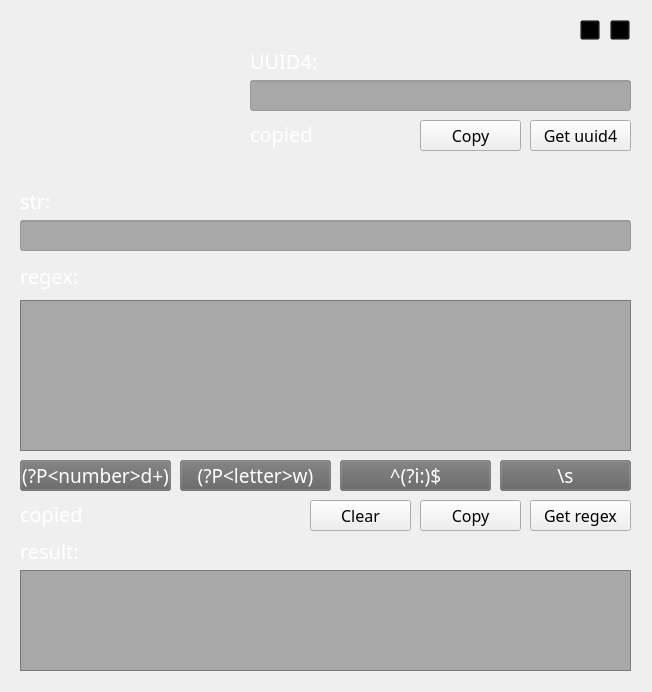
<?xml version="1.0" encoding="UTF-8"?>
<ui version="4.0">
 <class>MainWindow</class>
 <widget class="QMainWindow" name="MainWindow">
  <property name="geometry">
   <rect>
    <x>0</x>
    <y>0</y>
    <width>652</width>
    <height>692</height>
   </rect>
  </property>
  <property name="minimumSize">
   <size>
    <width>652</width>
    <height>639</height>
   </size>
  </property>
  <property name="maximumSize">
   <size>
    <width>652</width>
    <height>692</height>
   </size>
  </property>
  <property name="windowTitle">
   <string>MainWindow</string>
  </property>
  <widget class="QWidget" name="centralwidget">
   <widget class="QLabel" name="background">
    <property name="geometry">
     <rect>
      <x>-10</x>
      <y>0</y>
      <width>721</width>
      <height>711</height>
     </rect>
    </property>
    <property name="text">
     <string/>
    </property>
    <property name="pixmap">
     <pixmap resource="../images/images.qrc">:/images/regx_back.jpg</pixmap>
    </property>
    <property name="scaledContents">
     <bool>true</bool>
    </property>
   </widget>
   <widget class="QLabel" name="logo">
    <property name="geometry">
     <rect>
      <x>20</x>
      <y>20</y>
      <width>211</width>
      <height>161</height>
     </rect>
    </property>
    <property name="text">
     <string/>
    </property>
    <property name="pixmap">
     <pixmap resource="../images/images.qrc">:/images/logo.png</pixmap>
    </property>
    <property name="scaledContents">
     <bool>true</bool>
    </property>
   </widget>
   <widget class="QLineEdit" name="line_uuid">
    <property name="geometry">
     <rect>
      <x>250</x>
      <y>80</y>
      <width>381</width>
      <height>31</height>
     </rect>
    </property>
    <property name="font">
     <font>
      <family>Panton Light</family>
      <pointsize>13</pointsize>
      <weight>50</weight>
      <italic>false</italic>
      <bold>false</bold>
     </font>
    </property>
    <property name="layoutDirection">
     <enum>Qt::LeftToRight</enum>
    </property>
    <property name="styleSheet">
     <string notr="true">color:white;
font: 13pt &quot;Panton Light&quot;;
background:rgba(99,99,99,129);
border:.1px solid white;
text-align:center</string>
    </property>
    <property name="text">
     <string/>
    </property>
    <property name="alignment">
     <set>Qt::AlignCenter</set>
    </property>
   </widget>
   <widget class="QPushButton" name="get_uuid">
    <property name="geometry">
     <rect>
      <x>530</x>
      <y>120</y>
      <width>101</width>
      <height>31</height>
     </rect>
    </property>
    <property name="font">
     <font>
      <family>Panton Light</family>
      <pointsize>12</pointsize>
     </font>
    </property>
    <property name="styleSheet">
     <string notr="true"/>
    </property>
    <property name="text">
     <string>Get uuid4</string>
    </property>
   </widget>
   <widget class="QLabel" name="uuid_label">
    <property name="geometry">
     <rect>
      <x>250</x>
      <y>50</y>
      <width>121</width>
      <height>21</height>
     </rect>
    </property>
    <property name="font">
     <font>
      <family>Panton Light</family>
      <pointsize>15</pointsize>
     </font>
    </property>
    <property name="styleSheet">
     <string notr="true">color: white</string>
    </property>
    <property name="text">
     <string>UUID4:</string>
    </property>
   </widget>
   <widget class="QLineEdit" name="line_str">
    <property name="geometry">
     <rect>
      <x>20</x>
      <y>220</y>
      <width>611</width>
      <height>31</height>
     </rect>
    </property>
    <property name="styleSheet">
     <string notr="true">color:white;
font: 14pt &quot;Panton Light&quot;;
background:rgba(99,99,99,129);
border:.1px solid white;</string>
    </property>
    <property name="text">
     <string/>
    </property>
   </widget>
   <widget class="QLabel" name="str_label">
    <property name="geometry">
     <rect>
      <x>20</x>
      <y>190</y>
      <width>31</width>
      <height>21</height>
     </rect>
    </property>
    <property name="minimumSize">
     <size>
      <width>0</width>
      <height>0</height>
     </size>
    </property>
    <property name="font">
     <font>
      <family>Panton Light</family>
      <pointsize>15</pointsize>
     </font>
    </property>
    <property name="styleSheet">
     <string notr="true">color: white</string>
    </property>
    <property name="text">
     <string>str:</string>
    </property>
   </widget>
   <widget class="QTextEdit" name="line_regex">
    <property name="geometry">
     <rect>
      <x>20</x>
      <y>300</y>
      <width>611</width>
      <height>151</height>
     </rect>
    </property>
    <property name="styleSheet">
     <string notr="true">color:white;
font: 14pt &quot;Panton Light&quot;;
background:rgba(99,99,99,129);
border:.1px solid white;</string>
    </property>
    <property name="html">
     <string>&lt;!DOCTYPE HTML PUBLIC &quot;-//W3C//DTD HTML 4.0//EN&quot; &quot;http://www.w3.org/TR/REC-html40/strict.dtd&quot;&gt;
&lt;html&gt;&lt;head&gt;&lt;meta name=&quot;qrichtext&quot; content=&quot;1&quot; /&gt;&lt;style type=&quot;text/css&quot;&gt;
p, li { white-space: pre-wrap; }
&lt;/style&gt;&lt;/head&gt;&lt;body style=&quot; font-family:'Panton Light'; font-size:14pt; font-weight:400; font-style:normal;&quot;&gt;
&lt;p style=&quot;-qt-paragraph-type:empty; margin-top:0px; margin-bottom:0px; margin-left:0px; margin-right:0px; -qt-block-indent:0; text-indent:0px;&quot;&gt;&lt;br /&gt;&lt;/p&gt;&lt;/body&gt;&lt;/html&gt;</string>
    </property>
   </widget>
   <widget class="QLabel" name="regex_label">
    <property name="geometry">
     <rect>
      <x>20</x>
      <y>260</y>
      <width>61</width>
      <height>31</height>
     </rect>
    </property>
    <property name="minimumSize">
     <size>
      <width>0</width>
      <height>0</height>
     </size>
    </property>
    <property name="font">
     <font>
      <family>Panton Light</family>
      <pointsize>15</pointsize>
     </font>
    </property>
    <property name="styleSheet">
     <string notr="true">color: white</string>
    </property>
    <property name="text">
     <string>regex:</string>
    </property>
   </widget>
   <widget class="QLabel" name="result_label">
    <property name="geometry">
     <rect>
      <x>20</x>
      <y>540</y>
      <width>61</width>
      <height>21</height>
     </rect>
    </property>
    <property name="minimumSize">
     <size>
      <width>0</width>
      <height>0</height>
     </size>
    </property>
    <property name="font">
     <font>
      <family>Panton Light</family>
      <pointsize>15</pointsize>
     </font>
    </property>
    <property name="styleSheet">
     <string notr="true">color: white</string>
    </property>
    <property name="text">
     <string>result:</string>
    </property>
   </widget>
   <widget class="QPushButton" name="get_regex">
    <property name="geometry">
     <rect>
      <x>530</x>
      <y>500</y>
      <width>101</width>
      <height>31</height>
     </rect>
    </property>
    <property name="font">
     <font>
      <family>Panton Light</family>
      <pointsize>12</pointsize>
     </font>
    </property>
    <property name="autoFillBackground">
     <bool>false</bool>
    </property>
    <property name="styleSheet">
     <string notr="true"/>
    </property>
    <property name="text">
     <string>Get regex</string>
    </property>
   </widget>
   <widget class="QPushButton" name="copy_uuid">
    <property name="geometry">
     <rect>
      <x>420</x>
      <y>120</y>
      <width>101</width>
      <height>31</height>
     </rect>
    </property>
    <property name="font">
     <font>
      <family>Panton Light</family>
      <pointsize>12</pointsize>
     </font>
    </property>
    <property name="styleSheet">
     <string notr="true"/>
    </property>
    <property name="text">
     <string>Copy</string>
    </property>
   </widget>
   <widget class="QLabel" name="label">
    <property name="geometry">
     <rect>
      <x>-10</x>
      <y>-90</y>
      <width>721</width>
      <height>801</height>
     </rect>
    </property>
    <property name="styleSheet">
     <string notr="true">background:rgba(0,0,0,.2)</string>
    </property>
    <property name="text">
     <string/>
    </property>
   </widget>
   <widget class="QPushButton" name="minimaze_button">
    <property name="geometry">
     <rect>
      <x>580</x>
      <y>20</y>
      <width>20</width>
      <height>20</height>
     </rect>
    </property>
    <property name="autoFillBackground">
     <bool>false</bool>
    </property>
    <property name="styleSheet">
     <string notr="true">background:transparent</string>
    </property>
    <property name="text">
     <string/>
    </property>
   </widget>
   <widget class="QPushButton" name="close_button">
    <property name="geometry">
     <rect>
      <x>610</x>
      <y>20</y>
      <width>20</width>
      <height>20</height>
     </rect>
    </property>
    <property name="autoFillBackground">
     <bool>false</bool>
    </property>
    <property name="styleSheet">
     <string notr="true">background:transparent</string>
    </property>
    <property name="text">
     <string/>
    </property>
   </widget>
   <widget class="QLabel" name="label_2">
    <property name="geometry">
     <rect>
      <x>180</x>
      <y>179</y>
      <width>451</width>
      <height>2</height>
     </rect>
    </property>
    <property name="styleSheet">
     <string notr="true">background:rgba(255,255,255,.4)</string>
    </property>
    <property name="text">
     <string/>
    </property>
   </widget>
   <widget class="QLabel" name="copied_label">
    <property name="geometry">
     <rect>
      <x>250</x>
      <y>118</y>
      <width>61</width>
      <height>31</height>
     </rect>
    </property>
    <property name="minimumSize">
     <size>
      <width>0</width>
      <height>0</height>
     </size>
    </property>
    <property name="font">
     <font>
      <family>Panton Light</family>
      <pointsize>15</pointsize>
     </font>
    </property>
    <property name="styleSheet">
     <string notr="true">color: white</string>
    </property>
    <property name="text">
     <string>copied</string>
    </property>
   </widget>
   <widget class="QTextEdit" name="line_result">
    <property name="geometry">
     <rect>
      <x>20</x>
      <y>570</y>
      <width>611</width>
      <height>101</height>
     </rect>
    </property>
    <property name="styleSheet">
     <string notr="true">color:white;
font: 14pt &quot;Panton Light&quot;;
background:rgba(99,99,99,129);
border:.1px solid white;</string>
    </property>
    <property name="html">
     <string>&lt;!DOCTYPE HTML PUBLIC &quot;-//W3C//DTD HTML 4.0//EN&quot; &quot;http://www.w3.org/TR/REC-html40/strict.dtd&quot;&gt;
&lt;html&gt;&lt;head&gt;&lt;meta name=&quot;qrichtext&quot; content=&quot;1&quot; /&gt;&lt;style type=&quot;text/css&quot;&gt;
p, li { white-space: pre-wrap; }
&lt;/style&gt;&lt;/head&gt;&lt;body style=&quot; font-family:'Panton Light'; font-size:14pt; font-weight:400; font-style:normal;&quot;&gt;
&lt;p style=&quot;-qt-paragraph-type:empty; margin-top:0px; margin-bottom:0px; margin-left:0px; margin-right:0px; -qt-block-indent:0; text-indent:0px;&quot;&gt;&lt;br /&gt;&lt;/p&gt;&lt;/body&gt;&lt;/html&gt;</string>
    </property>
   </widget>
   <widget class="QPushButton" name="letter_button">
    <property name="geometry">
     <rect>
      <x>180</x>
      <y>460</y>
      <width>151</width>
      <height>31</height>
     </rect>
    </property>
    <property name="font">
     <font>
      <family>Panton Light</family>
      <pointsize>14</pointsize>
     </font>
    </property>
    <property name="styleSheet">
     <string notr="true">color:white;
font: 14pt &quot;Panton Light&quot;;
background:rgba(99,99,99,129);
border:.1px solid white;</string>
    </property>
    <property name="text">
     <string>(?P&lt;letter&gt;w)</string>
    </property>
   </widget>
   <widget class="QPushButton" name="number_button">
    <property name="geometry">
     <rect>
      <x>20</x>
      <y>460</y>
      <width>151</width>
      <height>31</height>
     </rect>
    </property>
    <property name="font">
     <font>
      <family>Panton Light</family>
      <pointsize>14</pointsize>
     </font>
    </property>
    <property name="styleSheet">
     <string notr="true">color:white;
font: 14pt &quot;Panton Light&quot;;
background:rgba(99,99,99,129);
border:.1px solid white;</string>
    </property>
    <property name="text">
     <string>(?P&lt;number&gt;d+)</string>
    </property>
   </widget>
   <widget class="QPushButton" name="start_end_str_regex">
    <property name="geometry">
     <rect>
      <x>340</x>
      <y>460</y>
      <width>151</width>
      <height>31</height>
     </rect>
    </property>
    <property name="font">
     <font>
      <family>Panton Light</family>
      <pointsize>14</pointsize>
     </font>
    </property>
    <property name="styleSheet">
     <string notr="true">color:white;
font: 14pt &quot;Panton Light&quot;;
background:rgba(99,99,99,129);
border:.1px solid white;</string>
    </property>
    <property name="text">
     <string>^(?i:)$</string>
    </property>
   </widget>
   <widget class="QPushButton" name="space_regex">
    <property name="geometry">
     <rect>
      <x>500</x>
      <y>460</y>
      <width>131</width>
      <height>31</height>
     </rect>
    </property>
    <property name="font">
     <font>
      <family>Panton Light</family>
      <pointsize>14</pointsize>
     </font>
    </property>
    <property name="styleSheet">
     <string notr="true">color:white;
font: 14pt &quot;Panton Light&quot;;
background:rgba(99,99,99,129);
border:.1px solid white;</string>
    </property>
    <property name="text">
     <string>\s</string>
    </property>
   </widget>
   <widget class="QPushButton" name="copy_regex">
    <property name="geometry">
     <rect>
      <x>420</x>
      <y>500</y>
      <width>101</width>
      <height>31</height>
     </rect>
    </property>
    <property name="font">
     <font>
      <family>Panton Light</family>
      <pointsize>12</pointsize>
     </font>
    </property>
    <property name="styleSheet">
     <string notr="true"/>
    </property>
    <property name="text">
     <string>Copy</string>
    </property>
   </widget>
   <widget class="QPushButton" name="clear_regex_button">
    <property name="geometry">
     <rect>
      <x>310</x>
      <y>500</y>
      <width>101</width>
      <height>31</height>
     </rect>
    </property>
    <property name="font">
     <font>
      <family>Panton Light</family>
      <pointsize>12</pointsize>
     </font>
    </property>
    <property name="styleSheet">
     <string notr="true"/>
    </property>
    <property name="text">
     <string>Clear</string>
    </property>
   </widget>
   <widget class="QLabel" name="copied_label_regex">
    <property name="geometry">
     <rect>
      <x>20</x>
      <y>498</y>
      <width>61</width>
      <height>31</height>
     </rect>
    </property>
    <property name="minimumSize">
     <size>
      <width>0</width>
      <height>0</height>
     </size>
    </property>
    <property name="font">
     <font>
      <family>Panton Light</family>
      <pointsize>15</pointsize>
     </font>
    </property>
    <property name="styleSheet">
     <string notr="true">color: white</string>
    </property>
    <property name="text">
     <string>copied</string>
    </property>
   </widget>
   <zorder>background</zorder>
   <zorder>label</zorder>
   <zorder>logo</zorder>
   <zorder>line_uuid</zorder>
   <zorder>get_uuid</zorder>
   <zorder>uuid_label</zorder>
   <zorder>line_str</zorder>
   <zorder>str_label</zorder>
   <zorder>line_regex</zorder>
   <zorder>regex_label</zorder>
   <zorder>result_label</zorder>
   <zorder>get_regex</zorder>
   <zorder>copy_uuid</zorder>
   <zorder>minimaze_button</zorder>
   <zorder>close_button</zorder>
   <zorder>label_2</zorder>
   <zorder>copied_label</zorder>
   <zorder>line_result</zorder>
   <zorder>letter_button</zorder>
   <zorder>number_button</zorder>
   <zorder>start_end_str_regex</zorder>
   <zorder>space_regex</zorder>
   <zorder>copy_regex</zorder>
   <zorder>clear_regex_button</zorder>
   <zorder>copied_label_regex</zorder>
  </widget>
 </widget>
 <resources>
  <include location="../images/images.qrc"/>
 </resources>
 <connections/>
</ui>
